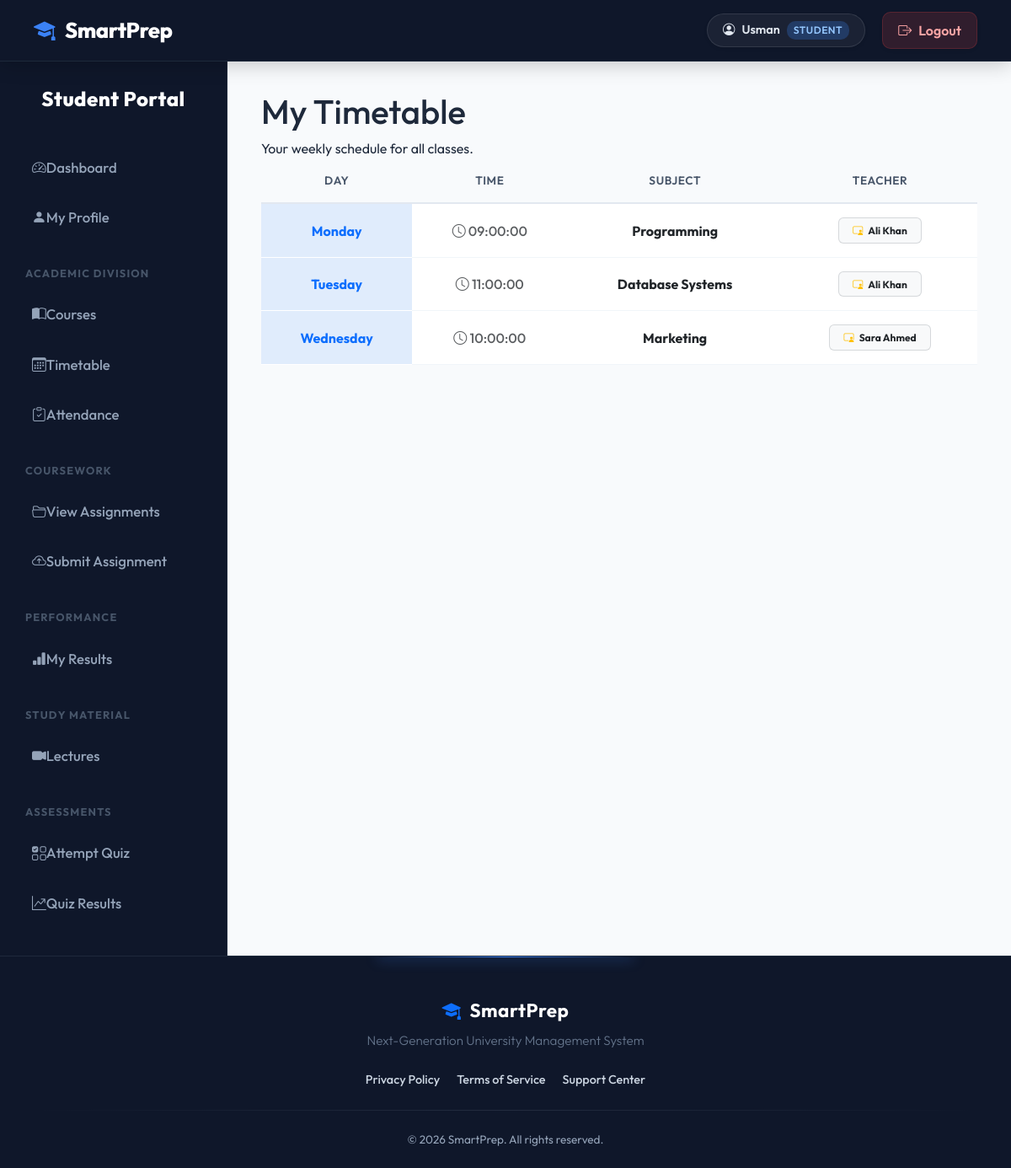
Screenshot of /student/timetable.php (signed in) with the database file from the repository.
### tables this page shows
CREATE TABLE timetable (
    id INT AUTO_INCREMENT PRIMARY KEY,
    subject_id INT,
    teacher_id INT,
    day VARCHAR(20),
    time TIME
);

CREATE TABLE subjects (
    id INT AUTO_INCREMENT PRIMARY KEY,
    name VARCHAR(100),
    code VARCHAR(50),
    course_id INT
);

CREATE TABLE users (
    id INT AUTO_INCREMENT PRIMARY KEY,
    name VARCHAR(100),
    email VARCHAR(100) UNIQUE,
    password VARCHAR(255),
    role ENUM('admin','teacher','student'),
    status VARCHAR(20) DEFAULT 'approved'
);

### includes/db.php (called while the page is built, shortened)
<?php
require_once __DIR__ . '/../config.php';
function db() {
    static $pdoInstance = null;
    if ($pdoInstance === null) {
        global $pdo;
        $pdoInstance = $pdo;
    }
    return $pdoInstance;
}
function fetchAll($query, $params = []) {
    $stmt = db()->prepare($query);
    $stmt->execute($params);
    return $stmt->fetchAll();
}
?>

### student/timetable.php (the view, shortened to what this page needs)
<?php
require_once '../config.php';
require_once '../includes/db.php';
$timetable = fetchAll("
    SELECT t.day, t.time, s.name AS subject, u.name AS teacher
    FROM timetable t
    JOIN subjects s ON t.subject_id = s.id
    JOIN users u ON t.teacher_id = u.id
    ORDER BY FIELD(t.day, 'Monday','Tuesday','Wednesday','Thursday','Friday','Saturday'), t.time
");
require_once '../includes/header.php';
?>
<?php require_once '../includes/sidebar_student.php'; ?>
<div class="dashboard-wrapper">
    <div class="dash-header">
        <div>
            <h1 class="dash-title">My Timetable</h1>
            <div class="dash-subtitle">Your weekly schedule for all classes.</div>
        </div>
    </div>
    <div class="content-card">
        <table class="table table-hover text-center align-middle border-light">
            <thead class="table-light text-secondary">
                <tr>
                    <th>Day</th>
                    <th>Time</th>
                    <th>Subject</th>
                    <th>Teacher</th>
                </tr>
            </thead>
            <tbody>
                <?php if ($timetable): ?>
                    <?php foreach ($timetable as $t): ?>
                        <tr>
                            <td class="fw-bold text-primary bg-primary bg-opacity-10 border-bottom border-white"><?= $t['day'] ?></td>
                            <td class="text-muted fw-medium"><i class="bi bi-clock"></i> <?= $t['time'] ?></td>
                            <td class="fw-bold text-dark"><?= htmlspecialchars($t['subject']) ?></td>
                            <td><span class="badge bg-light text-dark border border-secondary border-opacity-25 px-3 py-2"><i class="bi bi-person-video3 text-warning me-1"></i> <?= htmlspecialchars($t['teacher']) ?></span></td>
                        </tr>
                    <?php endforeach; ?>
                <?php endif; ?>
            </tbody>
        </table>
    </div>
</div>
<?php
echo "</div></div>";
require_once '../includes/footer.php';
?>

### includes/header.php (style rules this page uses)
body { margin: 0; background: #f8fafc; font-family: 'Outfit', sans-serif; color: #1e293b; display: flex; flex-direction: column; min-height: 100vh; }
.table { border-collapse: separate; border-spacing: 0; width: 100%; }
.table thead th { background: #f8fafc; color: #475569; font-weight: 600; text-transform: uppercase; font-size: 0.85rem; letter-spacing: 0.5px; border-bottom: 2px solid #e2e8f0; padding: 16px; border-top: none; }
.table tbody td { padding: 16px; vertical-align: middle; color: #334155; border-bottom: 1px solid #f1f5f9; }

### rows the page displays
timetable: day "Monday", time "09:00:00", subject.name "Programming", users.name "Ali Khan"
timetable: day "Tuesday", time "11:00:00", subject.name "Database Systems", users.name "Ali Khan"
timetable: day "Wednesday", time "10:00:00", subject.name "Marketing", users.name "Sara Ahmed"

### other values shown
APP_NAME "SmartPrep"
$_SESSION['name'] "Usman"
$_SESSION['role'] "STUDENT"
